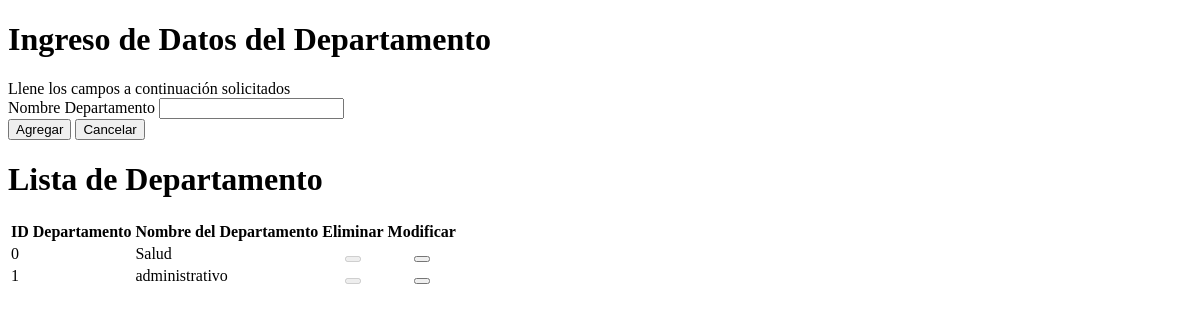
The app's page /Datos/recursos_humanos/Departamentos.php, older data.
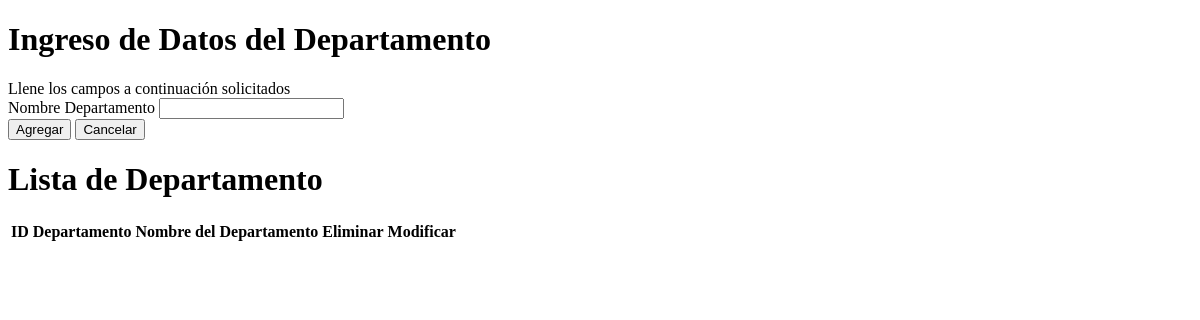
The same page, newer data.
### tables this page shows
CREATE TABLE IF NOT EXISTS `departamento_laboral` (
  `Id_departamento_laboral` int(11) NOT NULL,
  `nombre_departamento` varchar(30) NOT NULL
);

### Datos/cargarDepartamentos.php (the view, shortened to what this page needs)
<?php
 $pame = mysql_query("SELECT * FROM departamento_laboral");
?>
<html lang="es">
<head>
</head>
<body>
    <div class="row">
        <div class="col-lg-12">
            <h1 class="page-header">Lista de Departamento</h1>
        </div>
    </div>
    <div class="table-responsive">
        <table id="tablaDepartamento" class="table table-bordered table-hover table-striped">
            <thead>
        <tr>
            <th><strong><center>ID Departamento</center></strong></th>
            <th><strong><center>Nombre del Departamento</center></strong></th>
            <th><strong><center>Eliminar</center></strong></th>
            <th><strong><center>Modificar</center></strong></th>
        </tr>
            </thead>
      <tbody>
        <?php
        while ($row = mysql_fetch_array($pame)) {
            $id = $row['Id_departamento_laboral'];
         ?>
          <tr>
                  <td id="id"><?php echo $id ?></td>
                  <td><div class="text" id="nombre-<?php echo $id ?>"><?php echo $row['nombre_departamento'] ?>
                      </div></td>
<?php
     if($_SESSION['rol_ID'] != 100){
        echo'          <td>
          <center>
              <button class="elimina btn btn-danger glyphicon glyphicon-trash" disabled="TRUE"></button>
          </center>
            </td> ';
     }  else {
       echo '    <td>
          <center>
              <button class="elimina btn btn-danger glyphicon glyphicon-trash"></button>
          </center>
            </td> ';
     }
?>
            <td>
            <center>
                <button   type="button"  id="editar" href="#" class="editar btn btn-primary glyphicon glyphicon-edit" >
                </button>
            </center>
            </td>
    </tr>
   <?php } ?>
 </tbody>
    </table>
    </div>
</body>
</html>

### Datos/recursos_humanos/Departamentos.php (shortened to what this page needs)
<!DOCTYPE html>
<html lang="es">
    <head>
    </head>
    <body>
        <div class="row">
            <div class="col-lg-12">
                <h1 class="page-header">Ingreso de Datos del Departamento</h1>
            </div>
        </div>
        <div class="row">
            <div class="col-lg-12">
                <div class="panel panel-default">
                    <div class="panel-heading">
                        Llene los campos a continuación solicitados
                    </div>
                    <div class="panel-body">
                        <div class="row">
                            <div class="col-lg-6">
                                <form role="form" action="#" method="POST">
                                    <div id="nombreDepto" class="form-group">
                                        <label>Nombre Departamento</label>
                                        <input title="Se necesita un nombre" type="text" class="form-control" id="nombreDepartamento" name="nombreDepartamento" required>
                                    </div>
                                    <button type="submit"  id="guardarDepartamento" class="btn btn-default">Agregar</button>
                                    <button type="reset" class="btn btn-default">Cancelar</button>
                                </form>
                            </div>
                        </div>
                    </div>
                </div>
            </div>
        </div>
        <div id="contenedor2" class="panel-body">
            <?php
            include '../../Datos/cargarDepartamentos.php';
            ?>
        </div>
    </body>
</html>

Row changes from the older to the newer data that the page shows:
removed departamento_laboral: Id_departamento_laboral "0", nombre_departamento "Salud"
removed departamento_laboral: Id_departamento_laboral "1", nombre_departamento "administrativo"
